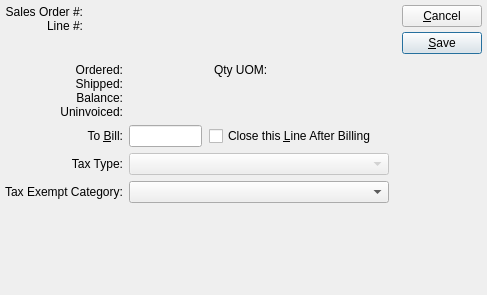
<?xml version="1.0" encoding="UTF-8"?>
<ui version="4.0">
 <comment>This file is part of the xTuple ERP: PostBooks Edition, a free and
open source Enterprise Resource Planning software suite,
Copyright (c) 1999-2019 by OpenMFG LLC, d/b/a xTuple.
It is licensed to you under the Common Public Attribution License
version 1.0, the full text of which (including xTuple-specific Exhibits)
is available at www.xtuple.com/CPAL.  By using this software, you agree
to be bound by its terms.</comment>
 <class>selectBillingQty</class>
 <widget class="QDialog" name="selectBillingQty">
  <property name="geometry">
   <rect>
    <x>0</x>
    <y>0</y>
    <width>487</width>
    <height>295</height>
   </rect>
  </property>
  <property name="windowTitle">
   <string>Approve Billing Quantity</string>
  </property>
  <layout class="QHBoxLayout">
   <property name="spacing">
    <number>7</number>
   </property>
   <property name="leftMargin">
    <number>5</number>
   </property>
   <property name="topMargin">
    <number>5</number>
   </property>
   <property name="rightMargin">
    <number>5</number>
   </property>
   <property name="bottomMargin">
    <number>5</number>
   </property>
   <item>
    <layout class="QVBoxLayout">
     <property name="spacing">
      <number>0</number>
     </property>
     <property name="leftMargin">
      <number>0</number>
     </property>
     <property name="topMargin">
      <number>0</number>
     </property>
     <property name="rightMargin">
      <number>0</number>
     </property>
     <property name="bottomMargin">
      <number>0</number>
     </property>
     <item>
      <layout class="QVBoxLayout">
       <property name="spacing">
        <number>5</number>
       </property>
       <property name="leftMargin">
        <number>0</number>
       </property>
       <property name="topMargin">
        <number>0</number>
       </property>
       <property name="rightMargin">
        <number>0</number>
       </property>
       <property name="bottomMargin">
        <number>0</number>
       </property>
       <item>
        <layout class="QHBoxLayout">
         <property name="spacing">
          <number>5</number>
         </property>
         <property name="leftMargin">
          <number>0</number>
         </property>
         <property name="topMargin">
          <number>0</number>
         </property>
         <property name="rightMargin">
          <number>0</number>
         </property>
         <property name="bottomMargin">
          <number>0</number>
         </property>
         <item>
          <layout class="QVBoxLayout">
           <property name="spacing">
            <number>0</number>
           </property>
           <property name="leftMargin">
            <number>0</number>
           </property>
           <property name="topMargin">
            <number>0</number>
           </property>
           <property name="rightMargin">
            <number>0</number>
           </property>
           <property name="bottomMargin">
            <number>0</number>
           </property>
           <item>
            <widget class="QLabel" name="_salesOrderNumberLit">
             <property name="text">
              <string>Sales Order #:</string>
             </property>
             <property name="alignment">
              <set>Qt::AlignRight|Qt::AlignTrailing|Qt::AlignVCenter</set>
             </property>
            </widget>
           </item>
           <item>
            <widget class="QLabel" name="_lineNumberLit">
             <property name="text">
              <string>Line #:</string>
             </property>
             <property name="alignment">
              <set>Qt::AlignRight|Qt::AlignTrailing|Qt::AlignVCenter</set>
             </property>
            </widget>
           </item>
          </layout>
         </item>
         <item>
          <layout class="QVBoxLayout">
           <property name="spacing">
            <number>0</number>
           </property>
           <property name="leftMargin">
            <number>0</number>
           </property>
           <property name="topMargin">
            <number>0</number>
           </property>
           <property name="rightMargin">
            <number>0</number>
           </property>
           <property name="bottomMargin">
            <number>0</number>
           </property>
           <item>
            <widget class="QLabel" name="_salesOrderNumber">
             <property name="sizePolicy">
              <sizepolicy hsizetype="Expanding" vsizetype="Preferred">
               <horstretch>0</horstretch>
               <verstretch>0</verstretch>
              </sizepolicy>
             </property>
             <property name="alignment">
              <set>Qt::AlignLeading|Qt::AlignLeft|Qt::AlignVCenter</set>
             </property>
            </widget>
           </item>
           <item>
            <widget class="QLabel" name="_lineNumber">
             <property name="sizePolicy">
              <sizepolicy hsizetype="Expanding" vsizetype="Preferred">
               <horstretch>0</horstretch>
               <verstretch>0</verstretch>
              </sizepolicy>
             </property>
             <property name="alignment">
              <set>Qt::AlignLeading|Qt::AlignLeft|Qt::AlignVCenter</set>
             </property>
            </widget>
           </item>
          </layout>
         </item>
        </layout>
       </item>
       <item>
        <layout class="QHBoxLayout">
         <property name="spacing">
          <number>0</number>
         </property>
         <property name="leftMargin">
          <number>0</number>
         </property>
         <property name="topMargin">
          <number>0</number>
         </property>
         <property name="rightMargin">
          <number>0</number>
         </property>
         <property name="bottomMargin">
          <number>0</number>
         </property>
         <item>
          <widget class="ItemCluster" name="_item">
           <property name="focusPolicy">
            <enum>Qt::StrongFocus</enum>
           </property>
          </widget>
         </item>
         <item>
          <spacer>
           <property name="orientation">
            <enum>Qt::Horizontal</enum>
           </property>
           <property name="sizeType">
            <enum>QSizePolicy::Preferred</enum>
           </property>
           <property name="sizeHint" stdset="0">
            <size>
             <width>20</width>
             <height>20</height>
            </size>
           </property>
          </spacer>
         </item>
        </layout>
       </item>
       <item>
        <layout class="QGridLayout">
         <property name="leftMargin">
          <number>0</number>
         </property>
         <property name="topMargin">
          <number>0</number>
         </property>
         <property name="rightMargin">
          <number>0</number>
         </property>
         <property name="bottomMargin">
          <number>0</number>
         </property>
         <property name="spacing">
          <number>6</number>
         </property>
         <item row="0" column="0">
          <layout class="QVBoxLayout">
           <property name="spacing">
            <number>0</number>
           </property>
           <property name="leftMargin">
            <number>0</number>
           </property>
           <property name="topMargin">
            <number>0</number>
           </property>
           <property name="rightMargin">
            <number>0</number>
           </property>
           <property name="bottomMargin">
            <number>0</number>
           </property>
           <item>
            <widget class="QLabel" name="_orderedLit">
             <property name="text">
              <string>Ordered:</string>
             </property>
             <property name="alignment">
              <set>Qt::AlignRight|Qt::AlignTrailing|Qt::AlignVCenter</set>
             </property>
            </widget>
           </item>
           <item>
            <widget class="QLabel" name="_shippedLit">
             <property name="text">
              <string>Shipped:</string>
             </property>
             <property name="alignment">
              <set>Qt::AlignRight|Qt::AlignTrailing|Qt::AlignVCenter</set>
             </property>
            </widget>
           </item>
           <item>
            <widget class="QLabel" name="_balanceLit">
             <property name="text">
              <string>Balance:</string>
             </property>
             <property name="alignment">
              <set>Qt::AlignRight|Qt::AlignTrailing|Qt::AlignVCenter</set>
             </property>
            </widget>
           </item>
           <item>
            <widget class="QLabel" name="_uninvoicedLit">
             <property name="text">
              <string>Uninvoiced:</string>
             </property>
             <property name="alignment">
              <set>Qt::AlignRight|Qt::AlignTrailing|Qt::AlignVCenter</set>
             </property>
            </widget>
           </item>
          </layout>
         </item>
         <item row="2" column="0">
          <widget class="QLabel" name="_taxTypeLit">
           <property name="text">
            <string>Tax Type:</string>
           </property>
           <property name="alignment">
            <set>Qt::AlignRight|Qt::AlignTrailing|Qt::AlignVCenter</set>
           </property>
          </widget>
         </item>
         <item row="0" column="1">
          <layout class="QHBoxLayout">
           <property name="spacing">
            <number>5</number>
           </property>
           <property name="leftMargin">
            <number>0</number>
           </property>
           <property name="topMargin">
            <number>0</number>
           </property>
           <property name="rightMargin">
            <number>0</number>
           </property>
           <property name="bottomMargin">
            <number>0</number>
           </property>
           <item>
            <layout class="QVBoxLayout">
             <property name="spacing">
              <number>0</number>
             </property>
             <property name="leftMargin">
              <number>0</number>
             </property>
             <property name="topMargin">
              <number>0</number>
             </property>
             <property name="rightMargin">
              <number>0</number>
             </property>
             <property name="bottomMargin">
              <number>0</number>
             </property>
             <item>
              <widget class="XLabel" name="_ordered">
               <property name="minimumSize">
                <size>
                 <width>80</width>
                 <height>0</height>
                </size>
               </property>
               <property name="alignment">
                <set>Qt::AlignRight|Qt::AlignTrailing|Qt::AlignVCenter</set>
               </property>
              </widget>
             </item>
             <item>
              <widget class="XLabel" name="_shipped">
               <property name="minimumSize">
                <size>
                 <width>80</width>
                 <height>0</height>
                </size>
               </property>
               <property name="alignment">
                <set>Qt::AlignRight|Qt::AlignTrailing|Qt::AlignVCenter</set>
               </property>
              </widget>
             </item>
             <item>
              <widget class="XLabel" name="_balance">
               <property name="minimumSize">
                <size>
                 <width>80</width>
                 <height>0</height>
                </size>
               </property>
               <property name="alignment">
                <set>Qt::AlignRight|Qt::AlignTrailing|Qt::AlignVCenter</set>
               </property>
              </widget>
             </item>
             <item>
              <widget class="XLabel" name="_uninvoiced">
               <property name="minimumSize">
                <size>
                 <width>80</width>
                 <height>0</height>
                </size>
               </property>
               <property name="alignment">
                <set>Qt::AlignRight|Qt::AlignTrailing|Qt::AlignVCenter</set>
               </property>
              </widget>
             </item>
            </layout>
           </item>
           <item>
            <layout class="QVBoxLayout">
             <property name="spacing">
              <number>6</number>
             </property>
             <property name="leftMargin">
              <number>0</number>
             </property>
             <property name="topMargin">
              <number>0</number>
             </property>
             <property name="rightMargin">
              <number>0</number>
             </property>
             <property name="bottomMargin">
              <number>0</number>
             </property>
             <item>
              <layout class="QHBoxLayout">
               <property name="spacing">
                <number>6</number>
               </property>
               <property name="leftMargin">
                <number>0</number>
               </property>
               <property name="topMargin">
                <number>0</number>
               </property>
               <property name="rightMargin">
                <number>0</number>
               </property>
               <property name="bottomMargin">
                <number>0</number>
               </property>
               <item>
                <widget class="QLabel" name="label">
                 <property name="text">
                  <string>Qty UOM:</string>
                 </property>
                </widget>
               </item>
               <item>
                <widget class="QLabel" name="_qtyUOM">
                 <property name="text">
                  <string/>
                 </property>
                </widget>
               </item>
              </layout>
             </item>
             <item>
              <spacer>
               <property name="orientation">
                <enum>Qt::Vertical</enum>
               </property>
               <property name="sizeHint" stdset="0">
                <size>
                 <width>20</width>
                 <height>40</height>
                </size>
               </property>
              </spacer>
             </item>
            </layout>
           </item>
           <item>
            <spacer>
             <property name="orientation">
              <enum>Qt::Horizontal</enum>
             </property>
             <property name="sizeType">
              <enum>QSizePolicy::Expanding</enum>
             </property>
             <property name="sizeHint" stdset="0">
              <size>
               <width>20</width>
               <height>20</height>
              </size>
             </property>
            </spacer>
           </item>
          </layout>
         </item>
         <item row="1" column="1">
          <layout class="QHBoxLayout">
           <property name="spacing">
            <number>7</number>
           </property>
           <property name="leftMargin">
            <number>0</number>
           </property>
           <property name="topMargin">
            <number>0</number>
           </property>
           <property name="rightMargin">
            <number>0</number>
           </property>
           <property name="bottomMargin">
            <number>0</number>
           </property>
           <item>
            <widget class="XLineEdit" name="_toBill">
             <property name="maximumSize">
              <size>
               <width>80</width>
               <height>32767</height>
              </size>
             </property>
             <property name="alignment">
              <set>Qt::AlignRight</set>
             </property>
            </widget>
           </item>
           <item>
            <layout class="QHBoxLayout">
             <property name="spacing">
              <number>0</number>
             </property>
             <property name="leftMargin">
              <number>0</number>
             </property>
             <property name="topMargin">
              <number>0</number>
             </property>
             <property name="rightMargin">
              <number>0</number>
             </property>
             <property name="bottomMargin">
              <number>0</number>
             </property>
             <item>
              <widget class="QCheckBox" name="_closeLine">
               <property name="text">
                <string>Close this &amp;Line After Billing</string>
               </property>
              </widget>
             </item>
             <item>
              <spacer>
               <property name="orientation">
                <enum>Qt::Horizontal</enum>
               </property>
               <property name="sizeType">
                <enum>QSizePolicy::Preferred</enum>
               </property>
               <property name="sizeHint" stdset="0">
                <size>
                 <width>20</width>
                 <height>20</height>
                </size>
               </property>
              </spacer>
             </item>
            </layout>
           </item>
          </layout>
         </item>
         <item row="1" column="0">
          <widget class="QLabel" name="_toBillLit">
           <property name="text">
            <string>To &amp;Bill:</string>
           </property>
           <property name="alignment">
            <set>Qt::AlignRight|Qt::AlignTrailing|Qt::AlignVCenter</set>
           </property>
           <property name="buddy">
            <cstring>_toBill</cstring>
           </property>
          </widget>
         </item>
         <item row="2" column="1">
          <widget class="XComboBox" name="_taxType">
           <property name="enabled">
            <bool>false</bool>
           </property>
           <property name="allowNull">
            <bool>true</bool>
           </property>
           <property name="nullStr">
            <string>[ Default ]</string>
           </property>
           <property name="type">
            <enum>XComboBox::TaxTypes</enum>
           </property>
          </widget>
         </item>
         <item row="3" column="0">
          <widget class="QLabel" name="_taxExemptLit">
           <property name="text">
            <string>Tax Exempt Category:</string>
           </property>
          </widget>
         </item>
         <item row="3" column="1">
          <widget class="TaxExemptCluster" name="_taxExempt"/>
         </item>
        </layout>
       </item>
      </layout>
     </item>
     <item>
      <spacer>
       <property name="orientation">
        <enum>Qt::Vertical</enum>
       </property>
       <property name="sizeType">
        <enum>QSizePolicy::Expanding</enum>
       </property>
       <property name="sizeHint" stdset="0">
        <size>
         <width>20</width>
         <height>20</height>
        </size>
       </property>
      </spacer>
     </item>
    </layout>
   </item>
   <item>
    <layout class="QHBoxLayout">
     <property name="spacing">
      <number>0</number>
     </property>
     <property name="leftMargin">
      <number>0</number>
     </property>
     <property name="topMargin">
      <number>0</number>
     </property>
     <property name="rightMargin">
      <number>0</number>
     </property>
     <property name="bottomMargin">
      <number>0</number>
     </property>
     <item>
      <spacer>
       <property name="orientation">
        <enum>Qt::Horizontal</enum>
       </property>
       <property name="sizeType">
        <enum>QSizePolicy::Expanding</enum>
       </property>
       <property name="sizeHint" stdset="0">
        <size>
         <width>20</width>
         <height>20</height>
        </size>
       </property>
      </spacer>
     </item>
     <item>
      <layout class="QVBoxLayout">
       <property name="spacing">
        <number>5</number>
       </property>
       <property name="leftMargin">
        <number>0</number>
       </property>
       <property name="topMargin">
        <number>0</number>
       </property>
       <property name="rightMargin">
        <number>0</number>
       </property>
       <property name="bottomMargin">
        <number>0</number>
       </property>
       <item>
        <widget class="QPushButton" name="_close">
         <property name="text">
          <string>&amp;Cancel</string>
         </property>
        </widget>
       </item>
       <item>
        <widget class="QPushButton" name="_save">
         <property name="text">
          <string>&amp;Save</string>
         </property>
         <property name="default">
          <bool>true</bool>
         </property>
        </widget>
       </item>
       <item>
        <spacer>
         <property name="orientation">
          <enum>Qt::Vertical</enum>
         </property>
         <property name="sizeType">
          <enum>QSizePolicy::Expanding</enum>
         </property>
         <property name="sizeHint" stdset="0">
          <size>
           <width>20</width>
           <height>20</height>
          </size>
         </property>
        </spacer>
       </item>
      </layout>
     </item>
    </layout>
   </item>
  </layout>
 </widget>
 <layoutdefault spacing="6" margin="11"/>
 <customwidgets>
  <customwidget>
   <class>ItemCluster</class>
   <extends>QWidget</extends>
   <header>itemcluster.h</header>
   <container>1</container>
  </customwidget>
  <customwidget>
   <class>TaxExemptCluster</class>
   <extends>XComboBox</extends>
   <header>taxexemptcluster.h</header>
  </customwidget>
  <customwidget>
   <class>XComboBox</class>
   <extends>QComboBox</extends>
   <header>xcombobox.h</header>
  </customwidget>
  <customwidget>
   <class>XLabel</class>
   <extends>QLabel</extends>
   <header>xlabel.h</header>
  </customwidget>
  <customwidget>
   <class>XLineEdit</class>
   <extends>QLineEdit</extends>
   <header>xlineedit.h</header>
   <container>1</container>
  </customwidget>
 </customwidgets>
 <tabstops>
  <tabstop>_item</tabstop>
  <tabstop>_toBill</tabstop>
  <tabstop>_closeLine</tabstop>
  <tabstop>_taxType</tabstop>
  <tabstop>_save</tabstop>
  <tabstop>_close</tabstop>
 </tabstops>
 <resources/>
 <connections>
  <connection>
   <sender>_close</sender>
   <signal>clicked()</signal>
   <receiver>selectBillingQty</receiver>
   <slot>reject()</slot>
   <hints>
    <hint type="sourcelabel">
     <x>20</x>
     <y>20</y>
    </hint>
    <hint type="destinationlabel">
     <x>20</x>
     <y>20</y>
    </hint>
   </hints>
  </connection>
 </connections>
</ui>
